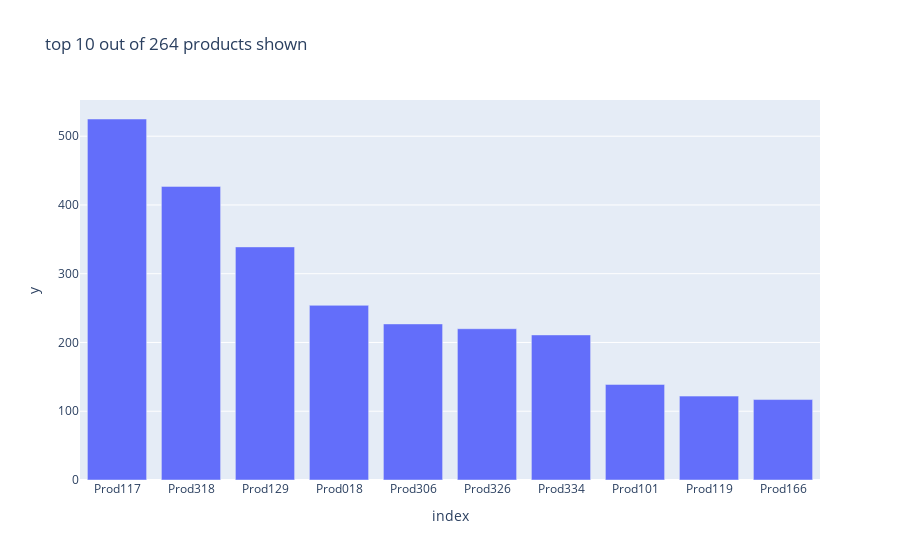

The code cell stored with this chart in its notebook:
### Code cell
# two options market and number of products to look at with a max of xyz df['product_code'].unique()
total_products = len(df_2018['product_code'].unique())
look_at = 10
temp = df_2018[df_2018['markets_name']=='Mumbai']['product_code'].value_counts().head(look_at)
fig = px.bar(temp, y=temp.values, x=temp.index, title=f'top {look_at} out of {total_products} products shown')
fig.show()

### Figure 1 — Plotly figure (JSON) as saved in the notebook; plotly's stock layout.template omitted (floating-point values rounded to 4 significant figures)
{"data": [{"alignmentgroup": "True", "hovertemplate": "index=%{x}<br>y=%{y}<extra></extra>", "legendgroup": "", "marker": {"color": "#636efa"}, "name": "", "offsetgroup": "", "orientation": "v", "showlegend": false, "textposition": "auto", "type": "bar", "x": ["Prod117", "Prod318", "Prod129", "Prod018", "Prod306", "Prod326", "Prod334", "Prod101", "Prod119", "Prod166"], "xaxis": "x", "y": [525, 427, 339, 254, 227, 220, 211, 139, 122, 117], "yaxis": "y"}], "layout": {"barmode": "relative", "legend": {"tracegroupgap": 0}, "title": {"text": "top 10 out of 264 products shown"}, "xaxis": {"anchor": "y", "domain": [0, 1], "title": {"text": "index"}}, "yaxis": {"anchor": "x", "domain": [0, 1], "title": {"text": "y"}}}}
